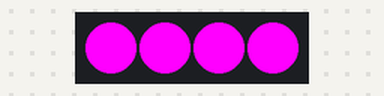
Recording of a sketch running on a simulated Arduino Uno, built with avr-gcc and run on an emulated ATmega328P. Shown: 4 RGB LEDs in strip order, left to right.

Above: at 0.5 s.
At 1.5 s:
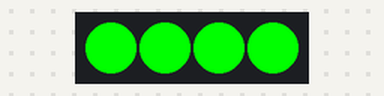
At 2.5 s:
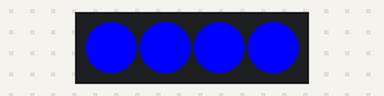
At 3.5 s:
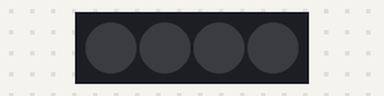
Timing chart, 0 to 5.2 s (numbered marks = the images above):
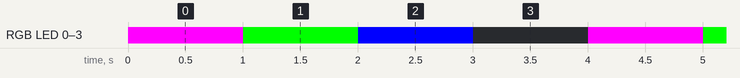

The sketch:

Led.ino
```cpp
#include <Adafruit_NeoPixel.h>

#define LED_PIN    13       // Digital pin connected to the LED strip
#define NUM_LEDS   4        // Number of LEDs in the strip

// Initialize the NeoPixel strip object
Adafruit_NeoPixel strip(NUM_LEDS, LED_PIN, NEO_GRB + NEO_KHZ800);

void setup() {
  strip.begin();           // Initialize the LED strip
  strip.show();            // Turn off all LEDs to start
}

void loop() {
  // Turn all LEDs to red
  setAllLEDs(255, 0, 255);
  delay(1000);

  // Turn all LEDs to green
  setAllLEDs(0, 255, 0);
  delay(1000);

  // Turn all LEDs to blue
  setAllLEDs(0, 0, 255);
  delay(1000);

  // Turn off all LEDs
  setAllLEDs(0, 0, 0);
  delay(1000);
}

// Helper function to set all LED colors at once
void setAllLEDs(uint8_t red, uint8_t green, uint8_t blue) {
  for (int i = 0; i < NUM_LEDS; i++) {
    strip.setPixelColor(i, strip.Color(red, green, blue));
  }
  strip.show();  // Update the strip with the new color
}
```

Measured:
- by itself, RGB LED 0–3: repeats every 4.0 s: RGB(0, 255, 0) 1.0 s, RGB(0, 0, 255) 1.0 s, off 1.0 s, RGB(255, 0, 255) 1.0 s
- by itself, everything shown: repeats every 4.0 s, in 4 steps
